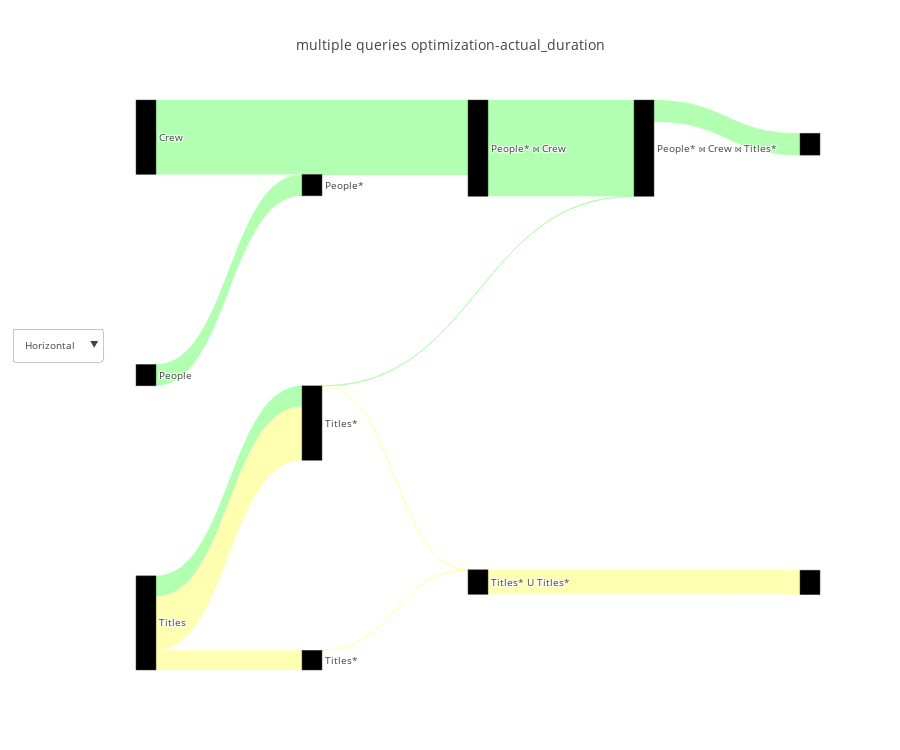

Write notebook code for a chart like this one.
### Code cell
flow_df = query_renderer.get_flow_df(queries, con_str=con_str)
query_renderer.vizualize(flow_df, metrics=["actual_duration"], title="multiple queries optimization",open_=False)
flow_df[["source","target", "label", "actual_duration", "actual_rows"]]

### Figure 1 — Plotly figure (JSON) as saved in the notebook; plotly's stock layout.template omitted (floating-point values rounded to 4 significant figures)
{"data": [{"link": {"color": ["#ffffb2", "#ffffb2", "#b2ffb2", "#b2ffb2", "#b2ffb2", "#b2ffb2", "#b2ffb2", "#ffffb2", "#ffffb2", "#b2ffb2", "#ffffb2", "#b2ffb2"], "label": ["\nDescription: Filter relation to hold only relevant records.Filter condition: (titles_1.genres = 'Action'::text)", "\nDescription: Used in a UNION to merge multiple record sets by appending them together.", "\nDescription: Finds relevant records by sequentially scanning the input record set. When reading from a table, Seq Scans (unlike Index Scans) perform a single read operation (only the table is read).", "\nDescription: Filter relation to hold only relevant records.Filter condition: (people.name = ANY ('{\"Owen Wilson\",\"Adam Sandler\",\"Jason Segel\"}'::text[]))", "\nDescription: Finds relevant records by sequentially scanning the input record set. When reading from a table, Seq Scans (unlike Index Scans) perform a single read operation (only the table is read).", "\nDescription: Joins to record sets by hashing one of them (using a Hash Scan).Inner Join with ( c r e w . p e r s o n _ i d   =   p e o p l e . p e r s o n _ i d )", "\nDescription: Finds relevant records by sequentially scanning the input record set. When reading from a table, Seq Scans (unlike Index Scans) perform a single read operation (only the table is read).", "\nDescription: Finds relevant records by sequentially scanning the input record set. When reading from a table, Seq Scans (unlike Index Scans) perform a single read operation (only the table is read).", "\nDescription: Finds relevant records by sequentially scanning the input record set. When reading from a table, Seq Scans (unlike Index Scans) perform a single read operation (only the table is read).", "\nDescription: Filter relation to hold only relevant records.Filter condition: (titles.genres = 'Comedy'::text)", "\nDescription: Filter relation to hold only relevant records.Filter condition: (titles.genres = 'Comedy'::text)", "\nDescription: Joins to record sets by hashing one of them (using a Hash Scan).Inner Join with ( t i t l e s . t i t l e _ i d   =   c r e w . t i t l e _ i d )"], "source": [0, 1, 2, 3, 4, 5, 6, 6, 6, 7, 7, 8], "target": [1, 10, 3, 5, 5, 8, 7, 7, 0, 8, 1, 9], "value": [1, 981, 856, 1, 2971, 3843, 834, 2135, 789, 1, 1, 875]}, "node": {"color": ["black", "black", "black", "black", "black", "black", "black", "black", "black", "black", "black", "black"], "label": ["Titles*", "Titles* U Titles*", "People", "People*", "Crew", "People* ⋈ Crew", "Titles", "Titles*", "People* ⋈ Crew ⋈ Titles*"], "pad": 200}, "orientation": "h", "type": "sankey", "valueformat": ",", "valuesuffix": [" Seconds", " Seconds", " Seconds", " Seconds", " Seconds", " Seconds", " Seconds", " Seconds", " Seconds", " Seconds", " Seconds", " Seconds"]}], "layout": {"font": {"size": 10}, "height": 750, "title": "multiple queries optimization-actual_duration", "updatemenus": [{"buttons": [{"args": ["orientation", "h"], "label": "Horizontal", "method": "restyle"}, {"args": ["orientation", "v"], "label": "Vertical", "method": "restyle"}], "y": 0.6}]}}
